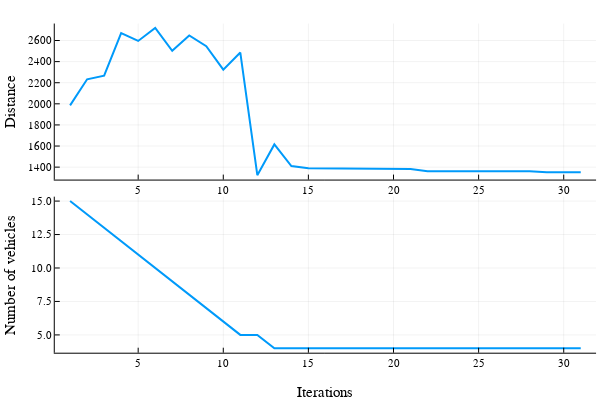

Source (notebook cell):
### Code cell
plot(plot(hist_dist, ylabel = "Distance"), 
    plot(hist_n_vehicles, xlabel = "Iterations", ylabel = "Number of vehicles"), 
    layout = (2, 1), lw=2, legend = false)

### Figure 1 — Plotly figure (JSON) as saved in the notebook; plotly's stock layout.template omitted (floating-point values rounded to 4 significant figures)
{"data": [{"colorbar": {"title": ""}, "legendgroup": "y1", "line": {"color": "rgba(0, 154, 250, 1.000)", "dash": "solid", "shape": "linear", "width": 2}, "mode": "lines", "name": "y1", "showlegend": true, "type": "scatter", "x": [1, 2, 3, 4, 5, 6, 7, 8, 9, 10, 11, 12, 13, 14, 15, 16, 17, 18, 19, 20, 21, 22, 23, 24, 25, 26, 27, 28, 29, 30, 31], "xaxis": "x1", "y": [1985.0, 2232.0, 2267.0, 2670.0, 2596.0, 2719.0, 2502.0, 2648.0, 2547.0, 2323.0, 2486.0, 1324.0, 1615.0, 1411.0, 1388.0, 1388.0, 1387.0, 1386.0, 1386.0, 1383.0, 1383.0, 1362.0, 1362.0, 1362.0, 1362.0, 1362.0, 1362.0, 1362.0, 1352.0, 1352.0, 1352.0], "yaxis": "y1", "zmax": null, "zmin": null}, {"colorbar": {"title": ""}, "legendgroup": "y1", "line": {"color": "rgba(0, 154, 250, 1.000)", "dash": "solid", "shape": "linear", "width": 2}, "mode": "lines", "name": "y1", "showlegend": true, "type": "scatter", "x": [1, 2, 3, 4, 5, 6, 7, 8, 9, 10, 11, 12, 13, 14, 15, 16, 17, 18, 19, 20, 21, 22, 23, 24, 25, 26, 27, 28, 29, 30, 31], "xaxis": "x2", "y": [15, 14, 13, 12, 11, 10, 9, 8, 7, 6, 5, 5, 4, 4, 4, 4, 4, 4, 4, 4, 4, 4, 4, 4, 4, 4, 4, 4, 4, 4, 4], "yaxis": "y2", "zmax": null, "zmin": null}], "layout": {"annotations": [], "height": 400, "margin": {"b": 20, "l": 0, "r": 0, "t": 20}, "paper_bgcolor": "rgba(255, 255, 255, 1.000)", "plot_bgcolor": "rgba(255, 255, 255, 1.000)", "showlegend": false, "width": 600, "xaxis1": {"anchor": "y1", "domain": [0.09128, 0.9934], "gridcolor": "rgba(0, 0, 0, 0.100)", "gridwidth": 0.5, "linecolor": "rgba(0, 0, 0, 1.000)", "mirror": false, "range": [0.1, 31.9], "showgrid": true, "showline": true, "showticklabels": true, "tickangle": 0, "tickcolor": "rgb(0, 0, 0)", "tickfont": {"color": "rgba(0, 0, 0, 1.000)", "family": "sans-serif", "size": 11}, "tickmode": "array", "ticks": "inside", "ticktext": ["5", "10", "15", "20", "25", "30"], "tickvals": [5, 10, 15, 20, 25, 30], "title": "", "titlefont": {"color": "rgba(0, 0, 0, 1.000)", "family": "sans-serif", "size": 15}, "type": "-", "visible": true, "zeroline": false, "zerolinecolor": "rgba(0, 0, 0, 1.000)"}, "xaxis2": {"anchor": "y2", "domain": [0.09128, 0.9934], "gridcolor": "rgba(0, 0, 0, 0.100)", "gridwidth": 0.5, "linecolor": "rgba(0, 0, 0, 1.000)", "mirror": false, "range": [0.1, 31.9], "showgrid": true, "showline": true, "showticklabels": true, "tickangle": 0, "tickcolor": "rgb(0, 0, 0)", "tickfont": {"color": "rgba(0, 0, 0, 1.000)", "family": "sans-serif", "size": 11}, "tickmode": "array", "ticks": "inside", "ticktext": ["5", "10", "15", "20", "25", "30"], "tickvals": [5, 10, 15, 20, 25, 30], "title": "Iterations", "titlefont": {"color": "rgba(0, 0, 0, 1.000)", "family": "sans-serif", "size": 15}, "type": "-", "visible": true, "zeroline": false, "zerolinecolor": "rgba(0, 0, 0, 1.000)"}, "yaxis1": {"anchor": "x1", "domain": [0.5567, 0.9902], "gridcolor": "rgba(0, 0, 0, 0.100)", "gridwidth": 0.5, "linecolor": "rgba(0, 0, 0, 1.000)", "mirror": false, "range": [1282.0, 2761.0], "showgrid": true, "showline": true, "showticklabels": true, "tickangle": 0, "tickcolor": "rgb(0, 0, 0)", "tickfont": {"color": "rgba(0, 0, 0, 1.000)", "family": "sans-serif", "size": 11}, "tickmode": "array", "ticks": "inside", "ticktext": ["1400", "1600", "1800", "2000", "2200", "2400", "2600"], "tickvals": [1400, 1600, 1800, 2000, 2200, 2400, 2600], "title": "Distance", "titlefont": {"color": "rgba(0, 0, 0, 1.000)", "family": "sans-serif", "size": 15}, "type": "-", "visible": true, "zeroline": false, "zerolinecolor": "rgba(0, 0, 0, 1.000)"}, "yaxis2": {"anchor": "x2", "domain": [0.07581, 0.5093], "gridcolor": "rgba(0, 0, 0, 0.100)", "gridwidth": 0.5, "linecolor": "rgba(0, 0, 0, 1.000)", "mirror": false, "range": [3.67, 15.33], "showgrid": true, "showline": true, "showticklabels": true, "tickangle": 0, "tickcolor": "rgb(0, 0, 0)", "tickfont": {"color": "rgba(0, 0, 0, 1.000)", "family": "sans-serif", "size": 11}, "tickmode": "array", "ticks": "inside", "ticktext": ["5.0", "7.5", "10.0", "12.5", "15.0"], "tickvals": [5, 7.5, 10, 12.5, 15], "title": "Number of vehicles", "titlefont": {"color": "rgba(0, 0, 0, 1.000)", "family": "sans-serif", "size": 15}, "type": "-", "visible": true, "zeroline": false, "zerolinecolor": "rgba(0, 0, 0, 1.000)"}}}
